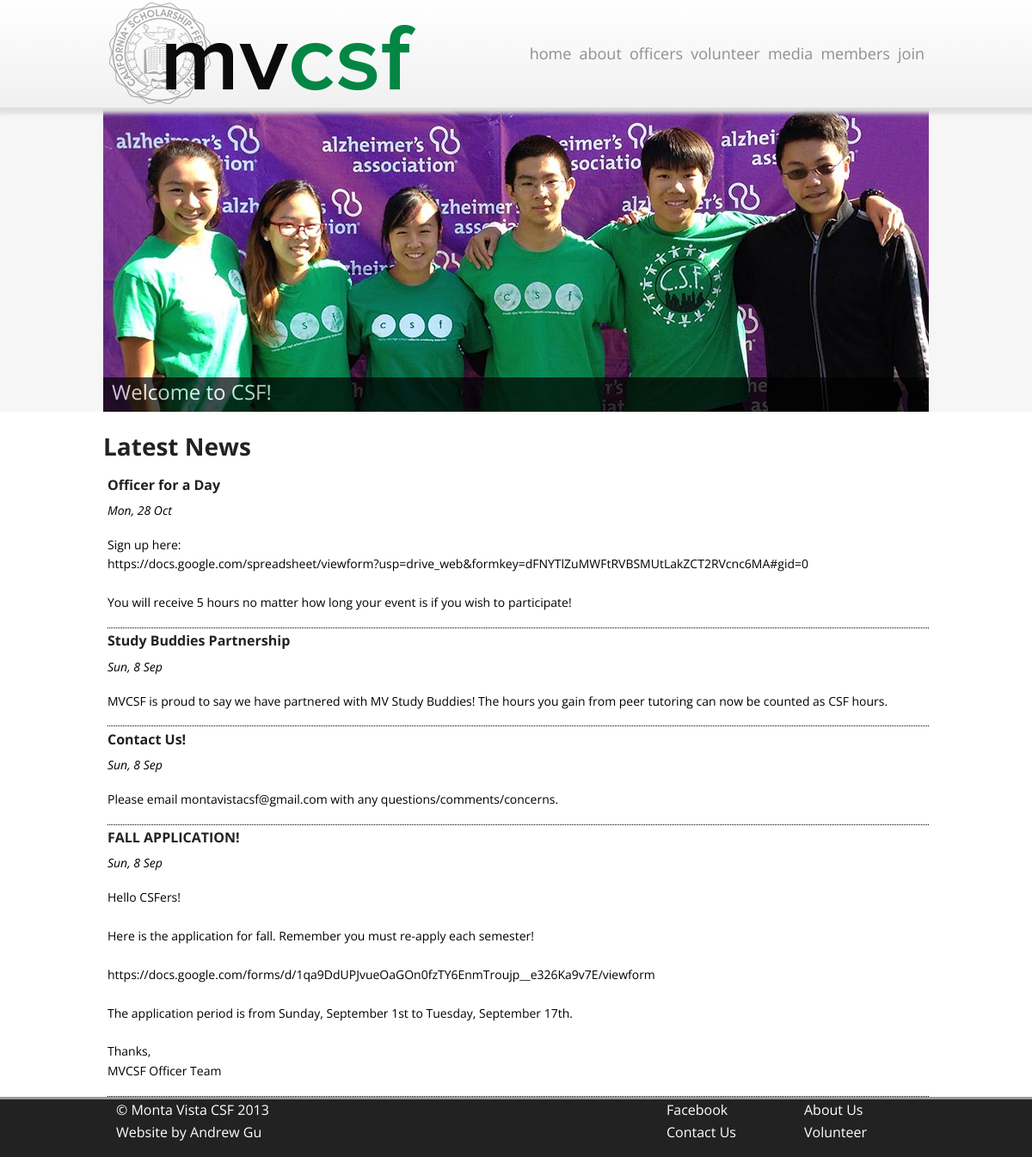
The page / on the database its author committed.
### tables this page shows
CREATE TABLE IF NOT EXISTS `news` (
  `index` int(11) NOT NULL AUTO_INCREMENT,
  `title` text NOT NULL,
  `date` text NOT NULL,
  `content` text NOT NULL,
  PRIMARY KEY (`index`)
);

### index.php (the view, shortened to what this page needs)
<?php require_once("included.php"); ?>
<!DOCTYPE html>
<html>
	<head>
		<link rel="stylesheet" href="css/app.css" />
		<link rel="stylesheet" href="css/styles.css" />
		<link rel="stylesheet" href="css/nivo-slider.css" />
	</head>
	<body>
		<div id="wrapper">
			<div id="header-wrapper">
				<div id="header">
					<?php include_once("menu.php"); ?>
				</div>
			</div>
			<div id="slider-wrapper">
				<div id="slider" class="nivoSlider">
				</div>
			</div>
			<div class="bodytext">
				<h1>Latest News</h1>
				<?php
					$result = mysqli_query($conn, "SELECT * FROM `news` ORDER BY `date` DESC LIMIT 5");
					while($news = mysqli_fetch_array($result)){
						$name = $news['title'];
						$date = date("D, j M", $news['date']);
						$content = str_replace("\n", "<br/>", $news['content']);
						echo "<div id='newsItem'>";
						echo "<h2>$name</h2><p class='date'><em>$date</em></p>";
						echo "<p>$content</p>";
						echo "</div>";
					}
				?>
			</div>
		</div>
		<footer>
			<div id="footer-inner">
				<?php include_once("footer.php"); ?>
			</div>
		</footer>
	</body>
</html>

### menu.php
<span class="left">
	<a href="index.php"><img src="img/logo.png"></a>
</span>
<span class="right">
	<nav class="nav-bar">
			<ul>
				<li><a href="index.php">home</a></li>
				<li><a href="about.php">about</a></li>
				<li><a href="officers.php">officers</a></li>
				<li><a href="volunteer.php">volunteer</a></li>
				<li><a href="media.php">media</a></li>
				<li><a href="members/login.php" >members</a></li>
				<li><a href="members/index_home.php">join</a></li>
			</ul>
	</nav>
</span>

### footer.php
<div class="row">
	<div class="large-6 columns">
		<ul>
			<li>&copy; Monta Vista CSF 2013</li>
			<li>Website by Andrew Gu</li>
		</ul>
	</div>
	<div class="large-2 offset-2  right columns">
		<ul>
			<li>About Us</li>
			<li>Volunteer</li>
		</ul>
	</div>
	<div class="large-2 right columns">
		<ul>
			<li>Facebook</li>
			<li>Contact Us</li>
	</div>
</div>

### css/styles.css (style rules this page uses)
html, body { width: 100%; min-width: 960px; height: 100%; margin: 0; font-family: "Open Sans", sans-serif; color: #000000; }
div#wrapper { min-height: 100%; }
div#header-wrapper { z-index: 1; height: 125px; min-width: 100%; background-image: -webkit-gradient(linear, 0% 0%, 0% 100%, from(white), to(#f0f0f0)); background-image: -webkit-linear-gradient(top, white, #f0f0f0); background-image: -moz-linear-gradient(top, white, #f0f0f0); background-image: -ms-linear-gradient(top, white, #f0f0f0); background-image: -o-linear-gradient(top, white, #f0f0f0); box-shadow: 0px 2px 5px 5px #dfdfdf; }
div#header { width: 960px; margin: 0 auto; }
.nav-bar { height: 125px; font-family: "Open Sans", sans-serif; }
.nav-bar ul { list-style: none; line-height: 125px; }
.nav-bar ul li { display: inline; padding-right: 5px; font-size: 18px; }
.nav-bar ul li a { color: #8f8f8f; -webkit-transition: 0.5s; -moz-transition: 0.5s; transition: 0.5s; }
div#slider-wrapper { position: relative; z-index: -1; min-width: 100%; background-color: #f6f6f6; }
div#slider-wrapper div#slider { width: 960px; margin: 0 auto; }
div#slider-wrapper .nivoSlider { height: 354px; }
.bodytext { padding-top: 15px; padding-bottom: 70px; width: 960px; margin: 0 auto; }
.bodytext h1 { font-size: 28px; }
div#newsItem { margin-left: 5px; border-bottom: 1px dotted #000000; }
div#newsItem h2 { font-size: 16px; }
div#newsItem p { font-size: 14px; padding: 0; }
footer { position: relative; margin-top: -70px; height: 70px; clear: both; background-color: #222222; border-top: 3px solid #999999; color: #ffffff; line-height: 70px; font-size: 16px; }
div#footer-inner { width: 960px; margin: 0 auto; line-height: 70px; }
div#footer-inner ul { list-style-type: none; padding: 0; margin: 0; }
.left { float: left; }
.right { float: right; }

### css/nivo-slider.css (style rules this page uses)
.nivoSlider { position: relative; width: 100%; height: auto; overflow: hidden; }

### rows shown on the page
news: title "Officer for a Day", date "Mon, 28 Oct", content "Sign up here: https://docs.google.com/spreadsheet/viewform?usp=drive_web&formkey=dFNYTlZuMWFtRVBSMUtLakZCT2RVcnc6MA#gid=0 You will receive 5 hours no matter how long your event is if you wish to participate!"
news: title "Study Buddies Partnership", date "Sun, 8 Sep", content "MVCSF is proud to say we have partnered with MV Study Buddies! The hours you gain from peer tutoring can now be counted as CSF hours."
news: title "Contact Us!", date "Sun, 8 Sep", content "Please email montavistacsf@gmail.com with any questions/comments/concerns."
news: title "FALL APPLICATION!", date "Sun, 8 Sep", content "Hello CSFers! Here is the application for fall. Remember you must re-apply each semester! https://docs.google.com/forms/d/1qa9DdUPJvueOaGOn0fzTY6EnmTroujp__e326Ka9v7E/viewform The application period is from Sunday, September 1st to Tuesday, September 17th. Thanks, MVCSF Officer Team"
